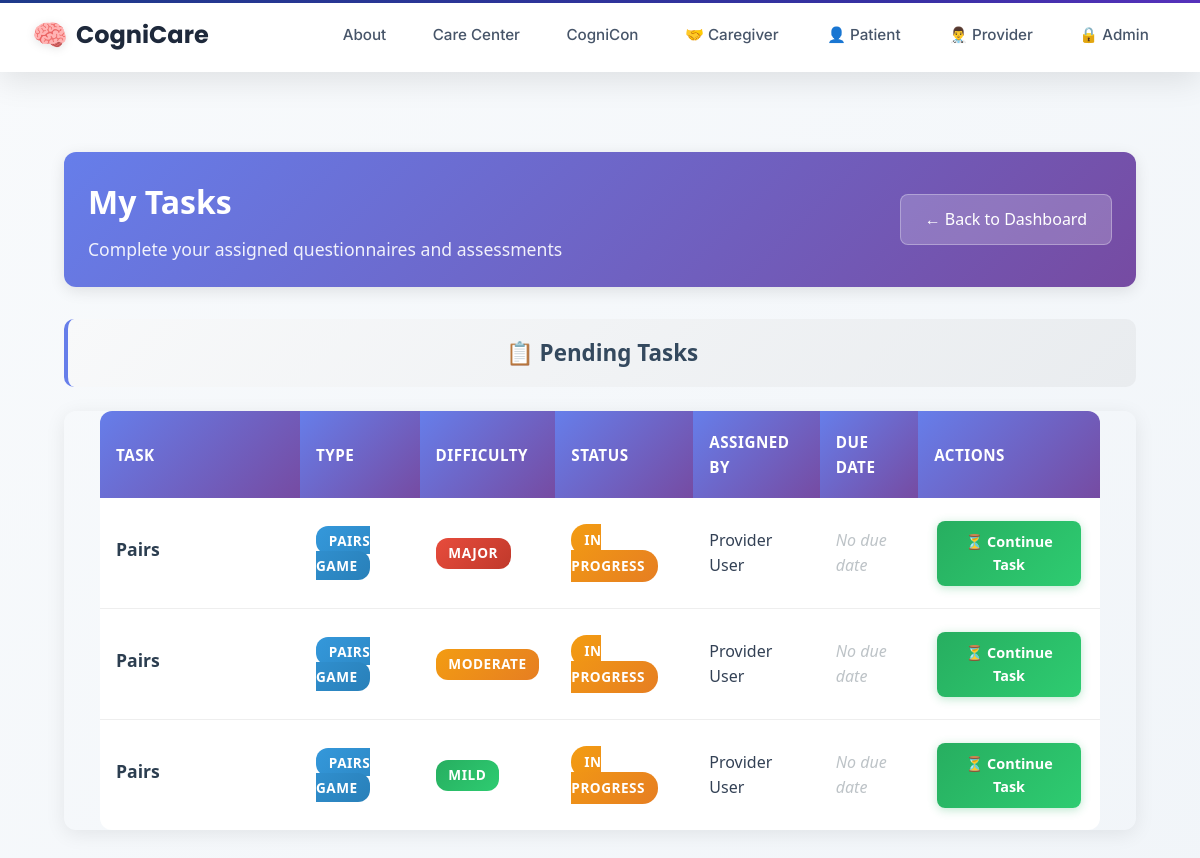
The page /tasks/patient/tasks/ (signed in) on the database as committed earlier.
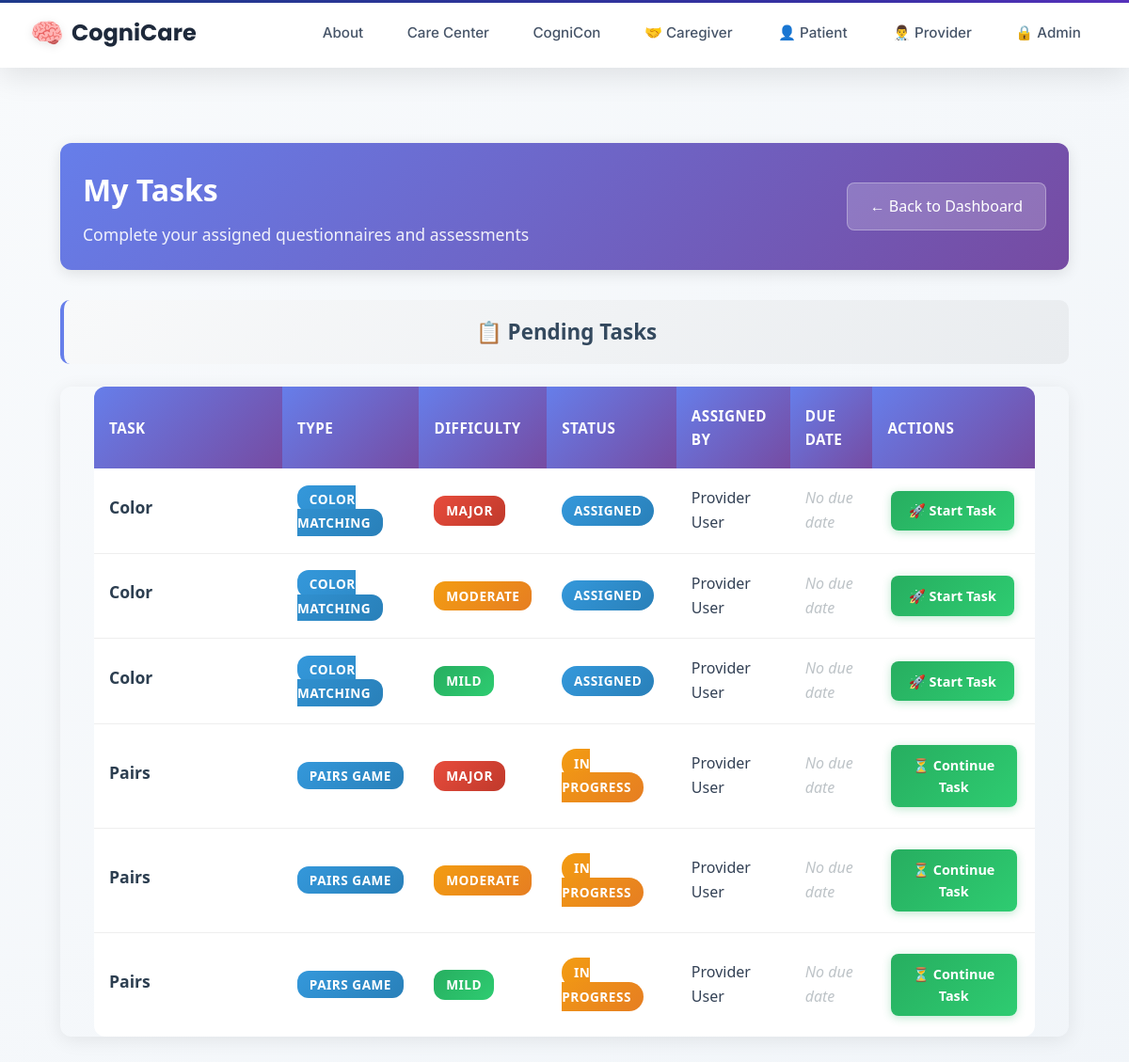
The same page on the database as committed later.
### taskmanager/models.py (models this page shows, shortened)
class Task(models.Model):
    title = models.CharField(max_length=200)
    description = models.TextField(blank=True, null=True)
    task_type = models.CharField(max_length=50, choices=TASK_TYPES)
    difficulty = models.CharField(
        max_length=20,
        choices=DIFFICULTY_LEVELS,
        default='mild',
        help_text="Cognitive difficulty level for games"
    )
    assigned_by = models.ForeignKey(UserProfile, on_delete=models.CASCADE, related_name='assigned_tasks')
    assigned_to = models.ForeignKey(UserProfile, on_delete=models.CASCADE, related_name='received_tasks')
    status = models.CharField(max_length=20, choices=TASK_STATUS, default='assigned')
    created_at = models.DateTimeField(auto_now_add=True)
    assigned_at = models.DateTimeField(auto_now_add=True)
    due_date = models.DateTimeField(null=True, blank=True)
    completed_at = models.DateTimeField(null=True, blank=True)
    task_config = models.JSONField(default=dict, blank=True)
    def get_difficulty_display_for_games(self):
        from .constants import GAME_TYPES
        if self.task_type in GAME_TYPES:
            return self.get_difficulty_display()
        return None
    class Meta:
        ordering = ['-created_at']

### users/models.py (models this page shows, shortened)
class UserProfile(models.Model):
    USER_TYPES = (
        ('admin', 'Administrator'),
        ('provider', 'Healthcare Provider'),
        ('caregiver', 'Caregiver'),
        ('patient', 'Patient'),
    )
    user = models.OneToOneField(User, on_delete=models.CASCADE, related_name='profile')
    user_type = models.CharField(max_length=20, choices=USER_TYPES)
    provider = models.ForeignKey('self', on_delete=models.SET_NULL, null=True, blank=True,
                                related_name='managed_patients', limit_choices_to={'user_type': 'provider'})
    patient = models.ForeignKey('self', on_delete=models.SET_NULL, null=True, blank=True,
                               related_name='caregivers', limit_choices_to={'user_type': 'patient'})
    linked_patients = models.ManyToManyField(
        'self',
        symmetrical=False,
        related_name='linked_caregivers',
        limit_choices_to={'user_type': 'patient'},
        blank=True,
        help_text="Patients this caregiver can access"
    )

### taskmanager/views.py (the view)
# urls.py: path('patient/tasks/', views.patient_tasks, name='patient_tasks'),
@login_required
def patient_tasks(request):
    if not hasattr(request.user, 'profile') or request.user.profile.user_type != 'patient':
        messages.error(request, 'You do not have permission to access patient tasks.')
        return redirect('home')
    tasks = Task.objects.filter(assigned_to=request.user.profile)
    context = {
        'tasks': tasks,
        'pending_tasks': tasks.filter(status__in=['assigned', 'in_progress']),
        'completed_tasks': tasks.filter(status='completed')
    }
    return render(request, 'tasks/assign/patient_tasks.html', context)

### templates/tasks/assign/patient_tasks.html (shortened to what this page needs)
{% extends 'layouts/base.html' %}
{% block content %}
<div class="dashboard-container">
    <div class="dashboard-header">
        <div class="header-info">
        <h1>My Tasks</h1>
        <p>Complete your assigned questionnaires and assessments</p>
        </div>
        <a href="{% url 'patient_dashboard' %}" class="back-btn">← Back to Dashboard</a>
    </div>
    {% if pending_tasks %}
    <div class="table-section">
        <h2 class="section-title">📋 Pending Tasks</h2>
        <div class="table-container">
            <table class="enhanced-table">
                <thead>
                    <tr>
                        <th>Task</th>
                        <th>Type</th>
                        <th>Difficulty</th>
                        <th>Status</th>
                        <th>Assigned By</th>
                        <th>Due Date</th>
                        <th>Actions</th>
                    </tr>
                </thead>
                <tbody>
            {% for task in pending_tasks %}
                    <tr>
                        <td class="task-title">
                <div class="task-info">
                                <h4>{{ task.title }}</h4>
                </div>
                        </td>
                        <td>
                            <span class="task-type">{{ task.get_task_type_display }}</span>
                        </td>
                        <td>
                            {% if task.get_difficulty_display_for_games %}
                                <span class="difficulty-badge difficulty-{{ task.difficulty }}">
                                    {{ task.get_difficulty_display_for_games }}
                                </span>
                            {% else %}
                                <span class="no-difficulty">-</span>
                            {% endif %}
                        </td>
                        <td>
                            <span class="status-badge status-{{ task.status }}">
                                {{ task.get_status_display }}
                            </span>
                        </td>
                        <td>{{ task.assigned_by.user.first_name }} {{ task.assigned_by.user.last_name }}</td>
                        <td>
                            {% if task.due_date %}
                                {{ task.due_date|date:"M d, Y g:i A" }}
                            {% else %}
                                <span class="no-date">No due date</span>
                            {% endif %}
                        </td>
                        <td>
                            <a href="{% url 'taskmanager:take_task' task.id %}" class="action-btn start-btn">
                                {% if task.status == 'assigned' %}
                                    🚀 Start Task
                                {% else %}
                                    ⏳ Continue Task
                {% endif %}
                    </a>
                        </td>
                    </tr>
            {% endfor %}
                </tbody>
            </table>
        </div>
    </div>
    {% endif %}
</div>
{% endblock %}

Rows that differ between the two databases and show on the page:
added Task: title "Color", task_type "COLOR MATCHING", get_difficulty_display_for_games "MAJOR", status "ASSIGNED", assigned_by.user.first_name "Provider", assigned_by.user.last_name "User", shows "No due date", shows "🚀 Start Task"
added Task: title "Color", task_type "COLOR MATCHING", get_difficulty_display_for_games "MODERATE", status "ASSIGNED", assigned_by.user.first_name "Provider", assigned_by.user.last_name "User", shows "No due date", shows "🚀 Start Task"
added Task: title "Color", task_type "COLOR MATCHING", get_difficulty_display_for_games "MILD", status "ASSIGNED", assigned_by.user.first_name "Provider", assigned_by.user.last_name "User", shows "No due date", shows "🚀 Start Task"
